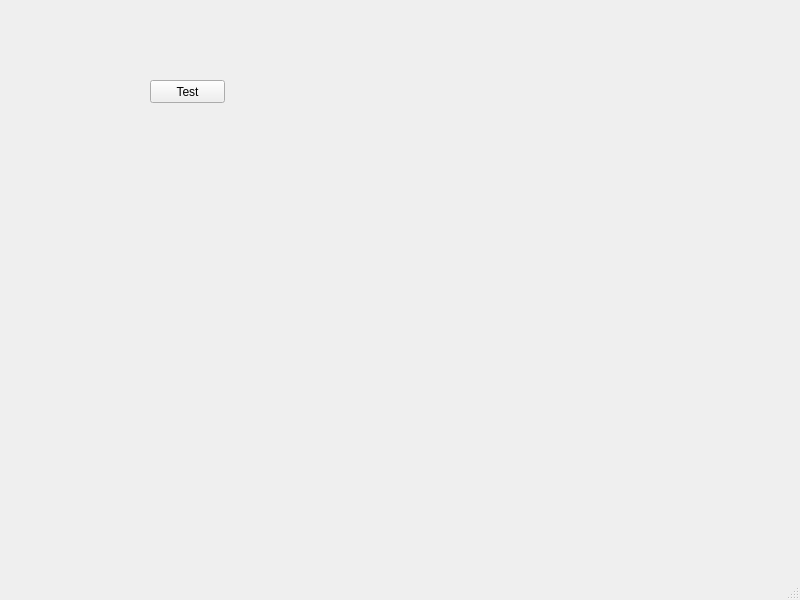
<?xml version="1.0" encoding="UTF-8"?>
<ui version="4.0">
 <class>MainWindow</class>
 <widget class="QMainWindow" name="MainWindow">
  <property name="geometry">
   <rect>
    <x>0</x>
    <y>0</y>
    <width>800</width>
    <height>600</height>
   </rect>
  </property>
  <property name="windowTitle">
   <string>MainWindow</string>
  </property>
  <widget class="QWidget" name="centralwidget">
   <widget class="QPushButton" name="btn_test">
    <property name="geometry">
     <rect>
      <x>150</x>
      <y>80</y>
      <width>75</width>
      <height>23</height>
     </rect>
    </property>
    <property name="text">
     <string>Test</string>
    </property>
   </widget>
  </widget>
  <widget class="QMenuBar" name="menubar">
   <property name="geometry">
    <rect>
     <x>0</x>
     <y>0</y>
     <width>800</width>
     <height>21</height>
    </rect>
   </property>
  </widget>
  <widget class="QStatusBar" name="statusbar"/>
 </widget>
 <resources/>
 <connections/>
</ui>
